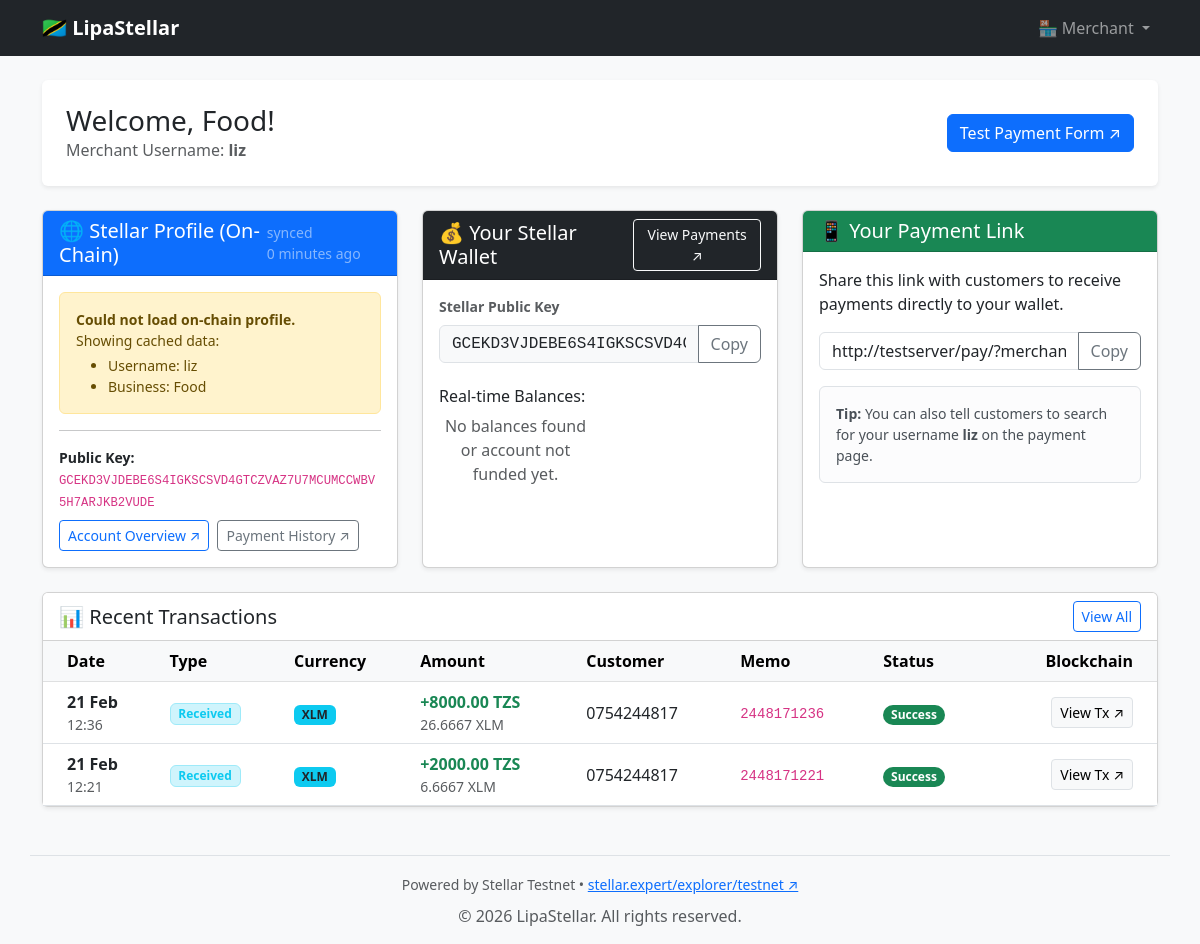
Page /dashboard/ (signed in) on the earlier database version.
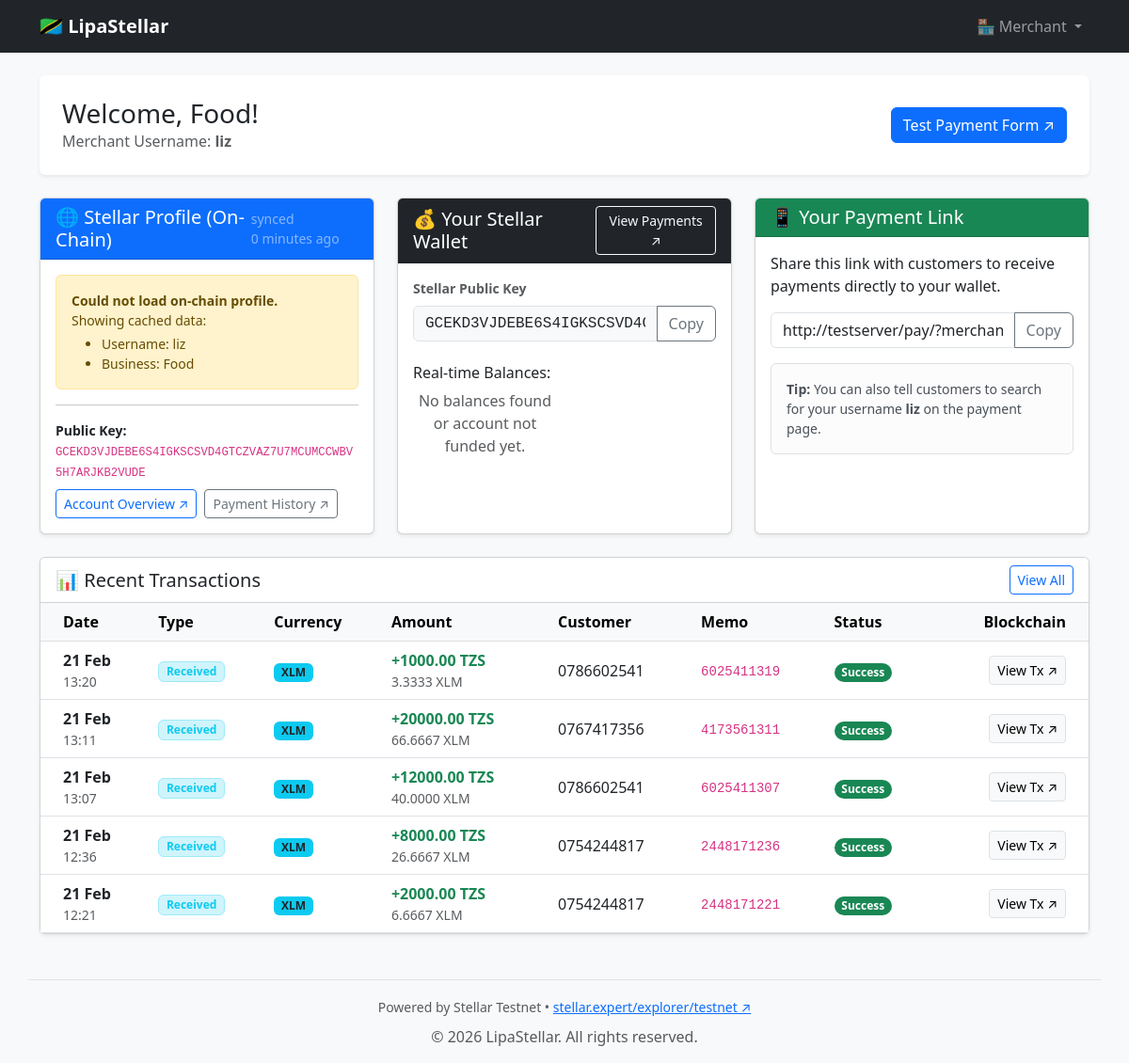
Same page on the later database version.
### payments/models.py (models this page shows, shortened)
class Transaction(models.Model):
    STATUS_CHOICES = [
        ('pending', 'Pending'),
        ('completed', 'Completed'),
        ('failed', 'Failed'),
    ]
    DIRECTION_CHOICES = [
        ('inbound', 'Inbound'),
        ('outbound', 'Outbound'),
    ]
    merchant = models.ForeignKey(Merchant, on_delete=models.CASCADE)
    transaction_hash = models.CharField(max_length=64)
    amount_tzs = models.DecimalField(max_digits=12, decimal_places=2)
    amount_xlm = models.DecimalField(max_digits=12, decimal_places=7, null=True, blank=True)
    amount_usdc = models.DecimalField(max_digits=12, decimal_places=7, null=True, blank=True)
    customer_phone = models.CharField(max_length=15, blank=True, default='')
    memo = models.CharField(max_length=28)
    status = models.CharField(max_length=10, choices=STATUS_CHOICES, default='completed')
    direction = models.CharField(max_length=10, choices=DIRECTION_CHOICES, default='inbound')
    created_at = models.DateTimeField(auto_now_add=True)
    customer_app = models.ForeignKey(
        Customer,
        null=True, blank=True,
        on_delete=models.SET_NULL,
        related_name='app_transactions',
        limit_choices_to={'customer_type': 'app'},
    )
    customer_wallet_public_key = models.CharField(max_length=56, null=True, blank=True)
    @property
    def currency(self):
        if self.amount_usdc is not None:
            return 'USDC'
        return 'XLM'

### payments/views.py (the view, shortened to what this page needs)
# urls.py: path('dashboard/', views.dashboard, name='dashboard'),
@login_required
def dashboard(request):
    try:
        merchant = request.user.merchant
    except Merchant.DoesNotExist:
        messages.error(request, "Merchant profile not found.")
        return redirect('index')
    onchain_profile = None
    try:
        onchain_profile = stellar_utils.get_merchant_profile(
            merchant.stellar_public_key
        )
    except Exception as exc:
        logger.error("Failed to fetch Stellar profile for %s: %s", merchant.stellar_public_key[:8], exc)
        messages.warning(request, "Could not sync profile from Stellar. Showing cached data.")
    phone = None
    if onchain_profile:
        phone = onchain_profile.get(stellar_utils.DATA_KEY_PHONE)
    else:
        phone = stellar_utils.get_merchant_phone(merchant.stellar_public_key)
    transactions = Transaction.objects.filter(
        merchant=merchant
    ).order_by('-created_at')[:10]
    context = {
        'merchant': merchant,
        'onchain_profile': onchain_profile,
        'phone': phone,
        'transactions': transactions,
        'explorer_url': settings.TESTNET_EXPLORER_URL,
        'explorer_account_url': f"{settings.TESTNET_EXPLORER_URL}/account/{merchant.stellar_public_key}",
        'explorer_payments_url': f"{settings.TESTNET_EXPLORER_URL}/account/{merchant.stellar_public_key}?filter=payments",
        'data_keys': stellar_utils.get_all_data_keys(merchant.stellar_public_key)
                     if onchain_profile else [],
    }
    return render(request, 'payments/merchant_dashboard.html', context)

### payments/context_processors.py (called while the page is built)
def stellar_settings(request):
    return {
        'TESTNET_EXPLORER_URL': settings.TESTNET_EXPLORER_URL,
    }

def session_customer(request):
    from payments.models import Customer
    phone = request.session.get('customer_phone')
    customer = None
    if phone:
        customer = Customer.objects.filter(
            phone_number=phone, customer_type='app', is_active=True
        ).first()
    return {'session_customer': customer}

### payments/stellar_utils.py (called while the page is built, shortened)
def get_server() -> Server:
    return Server(settings.STELLAR_HORIZON_URL)

def get_merchant_profile(public_key: str) -> dict | None:
    server = get_server()
    try:
        account = server.accounts().account_id(public_key).call()
        raw_data: dict = account.get("data", {})
        if not raw_data:
            logger.info("No ManageData entries on account %s…", public_key[:8])
            return {}
    except NotFoundError:
        logger.error("Account not found on Horizon: %s", public_key)
        return None
    except Exception as exc:
        logger.error("Error fetching account %s…: %s", public_key[:8], exc)
        return None

### payments/templates/payments/merchant_dashboard.html (shortened to what the changed rows need)
{% extends 'payments/base.html' %}
{% block content %}
<div class="row mb-4">
    <div class="col-md-12">
        <div class="d-flex justify-content-between align-items-center bg-white p-4 shadow-sm rounded">
            <div>
                <h1 class="h3 mb-0">Welcome, {{ merchant.cached_business_name|default:merchant.cached_username }}!</h1>
            </div>
        </div>
    </div>
</div>
<div class="row mt-4">
    <div class="col-md-12">
        <div class="card shadow-sm">
            <div class="card-body p-0">
                <div class="table-responsive">
                    <table class="table table-hover align-middle mb-0">
                        <thead class="table-light">
                            <tr>
                                <th class="ps-4">Date</th>
                                <th>Type</th>
                                <th>Currency</th>
                                <th>Amount</th>
                                <th>Customer</th>
                                <th>Memo</th>
                                <th>Status</th>
                                <th class="text-end pe-4">Blockchain</th>
                            </tr>
                        </thead>
                        <tbody>
                            {% for tx in transactions %}
                            <tr>
                                <td class="ps-4">
                                    <div class="fw-bold">{{ tx.created_at|date:"d M" }}</div>
                                    <div class="small text-muted">{{ tx.created_at|date:"H:i" }}</div>
                                </td>
                                <td>
                                    {% if tx.direction == 'inbound' %}
                                    <span class="badge bg-info-subtle text-info border border-info-subtle">Received</span>
                                    {% else %}
                                    <span class="badge bg-warning-subtle text-warning border border-warning-subtle">Sent</span>
                                    {% endif %}
                                </td>
                                <td>
                                    {% if tx.currency == 'USDC' %}
                                    <span class="badge bg-success">USDC</span>
                                    {% else %}
                                    <span class="badge bg-info text-dark">XLM</span>
                                    {% endif %}
                                </td>
                                <td>
                                    <div class="fw-bold {% if tx.direction == 'inbound' %}text-success{% else %}text-danger{% endif %}">
                                        {% if tx.direction == 'inbound' %}+{% else %}-{% endif %}{{ tx.amount_tzs }} TZS
                                    </div>
                                    <div class="small text-muted">
                                        {% if tx.currency == 'USDC' %}
                                            {{ tx.amount_usdc|floatformat:4 }} USDC
                                        {% else %}
                                            {{ tx.amount_xlm|floatformat:4 }} XLM
                                        {% endif %}
                                    </div>
                                </td>
                                <td>{{ tx.customer_phone }}</td>
                                <td><code class="small">{{ tx.memo }}</code></td>
                                <td><span class="badge bg-success rounded-pill">Success</span></td>
                                <td class="text-end pe-4">
                                    <a href="{{ TESTNET_EXPLORER_URL }}/tx/{{ tx.transaction_hash }}" target="_blank" class="btn btn-sm btn-light border">
                                        View Tx ↗
                                    </a>
                                </td>
                            </tr>
                            {% empty %}
                            <tr>
                                <td colspan="8" class="text-center py-5 text-muted">
                                    <p class="mb-0">No transactions yet. Share your payment link to start receiving payments!</p>
                                </td>
                            </tr>
                            {% endfor %}
                        </tbody>
                    </table>
                </div>
            </div>
        </div>
    </div>
</div>
{% endblock %}

Differences in the rows shown:
added Transaction: created_at "21 Feb", created_at "13:20", direction "Received", shows "XLM", amount_tzs "1000.00", amount_xlm "3.3333", customer_phone "0786602541", memo "6025411319"
added Transaction: created_at "21 Feb", created_at "13:11", direction "Received", shows "XLM", amount_tzs "20000.00", amount_xlm "66.6667", customer_phone "0767417356", memo "4173561311"
added Transaction: created_at "21 Feb", created_at "13:07", direction "Received", shows "XLM", amount_tzs "12000.00", amount_xlm "40.0000", customer_phone "0786602541", memo "6025411307"
